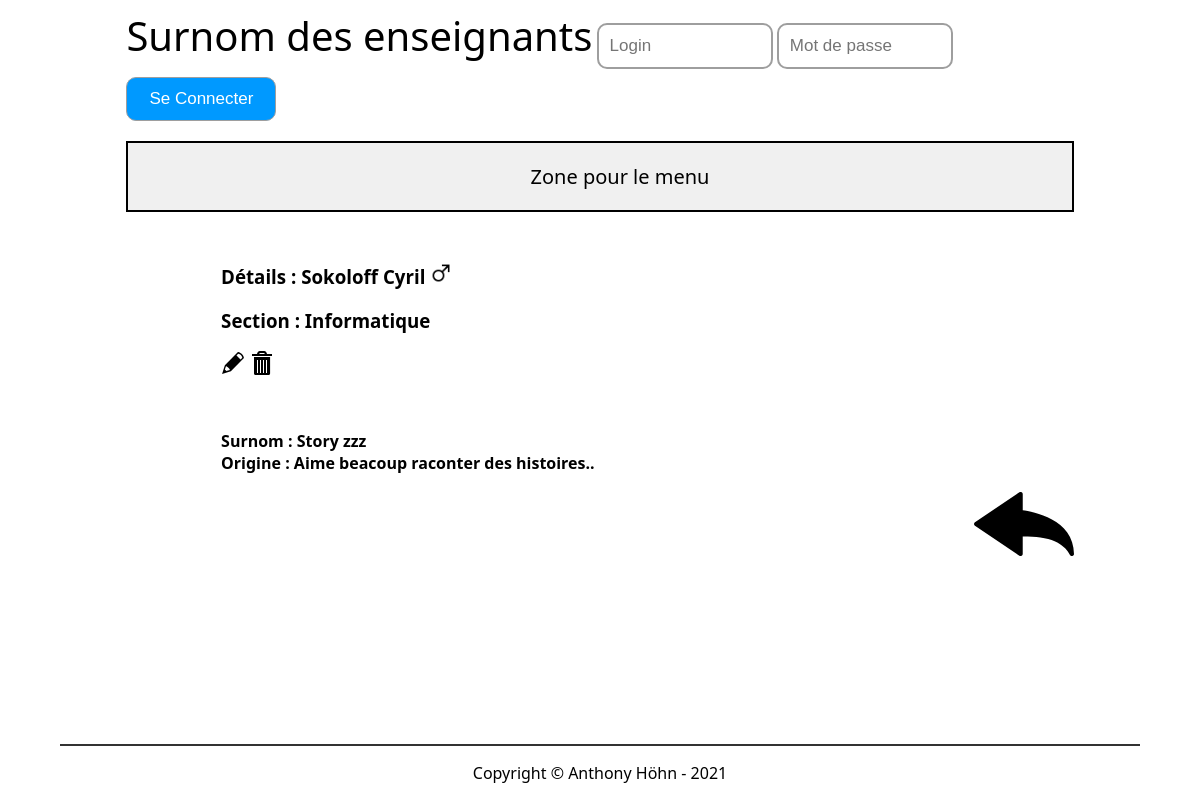
The page /src/php/detail.php?idTeacher=10 on the database its author committed.
### tables this page shows
CREATE TABLE t_teacher(
	idTeacher int AUTO_INCREMENT PRIMARY KEY,
	teaFirstname varchar(50) NOT NULL,
	teaName varchar(50) NOT NULL,
	teaGender char(1) NOT NULL,
	teaNickname varchar(100) NOT NULL,
	teaOrigin varchar(255) NOT NULL);

CREATE TABLE t_teaches(
	fkteacher int NOT NULL,
	fksection int NOT NULL,
	CONSTRAINT fk_teacher_teaches_id FOREIGN KEY (fkteacher) REFERENCES t_teacher(idTeacher) ON DELETE CASCADE,
	CONSTRAINT fk_section_teaches_id FOREIGN KEY (fksection) REFERENCES t_section(idSection) ON DELETE CASCADE,
	PRIMARY KEY (fksection,fkteacher));

CREATE TABLE t_section(
	idSection int AUTO_INCREMENT PRIMARY KEY,
	secName varchar(30) NOT NULL);

### src/php/lib/database.php (called while the page is built, shortened)
<?php
 class Database {
    private $connector;
    public function __construct(){
    try{
        $this->connector = new PDO("mysql:host=localhost;dbname=db_nickname_anthohn;charset=utf8", "dbNicknameUser", "grp2B_21");
        }catch(PDOException $e){
            die("<h1>Impossible de se connecter à la base de données</h1> erreur :". $e->getMessage());
        }
    }
    private function queryPrepareExecute($query, $binds){
        $req = $this->connector->prepare($query);
        foreach($binds as $bind){
            $req->bindValue($bind['field'], $bind['value'], $bind['type']);
        }
        $req->execute();
        return $req;
    }
    private function formatData($req){
        $results = $req->fetchALL(PDO::FETCH_ASSOC);
        return $results;
    }
    public function getOneTeacher($id){
        $query = "SELECT * FROM t_teacher WHERE idTeacher = :id";
        $binds = array(
            0 => array(
                'field' => ':id',
                'value' => $id,
                'type' => PDO::PARAM_INT
            )
        );
        $reqExecuted = $this->queryPrepareExecute($query, $binds);
        $results = $this->formatData($reqExecuted);
        return $results;
    }
    public function getOneTeacherSection($id){
        $query = "SELECT * FROM t_teaches JOIN t_teacher ON fkteacher = idTeacher JOIN t_section ON fksection = idSection WHERE idTeacher = :id";
        $binds = array(
            0 => array(
                'field' => ':id',
                'value' => $id,
                'type' => PDO::PARAM_INT
            )
        );
        $reqExecuted = $this->queryPrepareExecute($query, $binds);
        $results = $this->formatData($reqExecuted);
        return $results;
    }
}
?>

### src/php/detail.php (the view, shortened to what this page needs)
<?php
require "header.php";
$id = $_GET["idTeacher"];
$teachers = $db->getOneTeacher($id);
$sections = $db->getOneTeacherSection($id);
?>
        <?php foreach($teachers as $teacher): ?>
        <h3>Détails : <?= $teacher["teaName"] ?><?= " ";?><?= $teacher["teaFirstname"] ?>
            <?php if($teacher["teaGender"] == "M")
            {
                echo '<img src="../../userContent/maleGender.png" width"22px" height="22px" alt="icons">';
            }
            else
            {
                echo '<img src="../../userContent/femaleGender.png" width"22px" height="22px" alt="icons">';
            }?>
        <?php foreach($sections as $section): ?>
        <p>Section : <?= $section["secName"] ?></p>
        <?php endforeach; ?>
        <a href="editTeacher.php?idTeacher=<?= $teacher["idTeacher"]; ?>"><img src="../../userContent/edit.svg"></img></a>
        <a href="deleteTeacher.php?idTeacher=<?= $teacher["idTeacher"]; ?>" onclick="return confirm('Êtes vous sûr de voiloir supprimer l\'enseignant ?')"><img src="../../userContent/trash.svg"></img></a>
        </h3>
        <h4>Surnom : <?= $teacher["teaNickname"] ?></h4>
        <h4>Origine : <?= $teacher["teaOrigin"] ?></h4>
        <?php endforeach; ?>
        <div class="back">
            <a href="index.php"><img width="100px" src="../../userContent/backArrow.svg"></img></a>
        </div>
<?php require "footer.php";

### resources/css/style.css (style rules this page uses)
html { font-family: 'Segoe UI', Tahoma, Geneva, Verdana, sans-serif; }
h3 { margin: 0; padding: 50px; }
h3, h4 { max-width: 80%; position: relative; margin: auto; }
.back { float: right; }

### rows shown on the page
t_teacher: teaName "Sokoloff", teaFirstname "Cyril", teaNickname "Story zzz", teaOrigin "Aime beacoup raconter des histoires.."
t_teaches: fksection.secName "Informatique"
